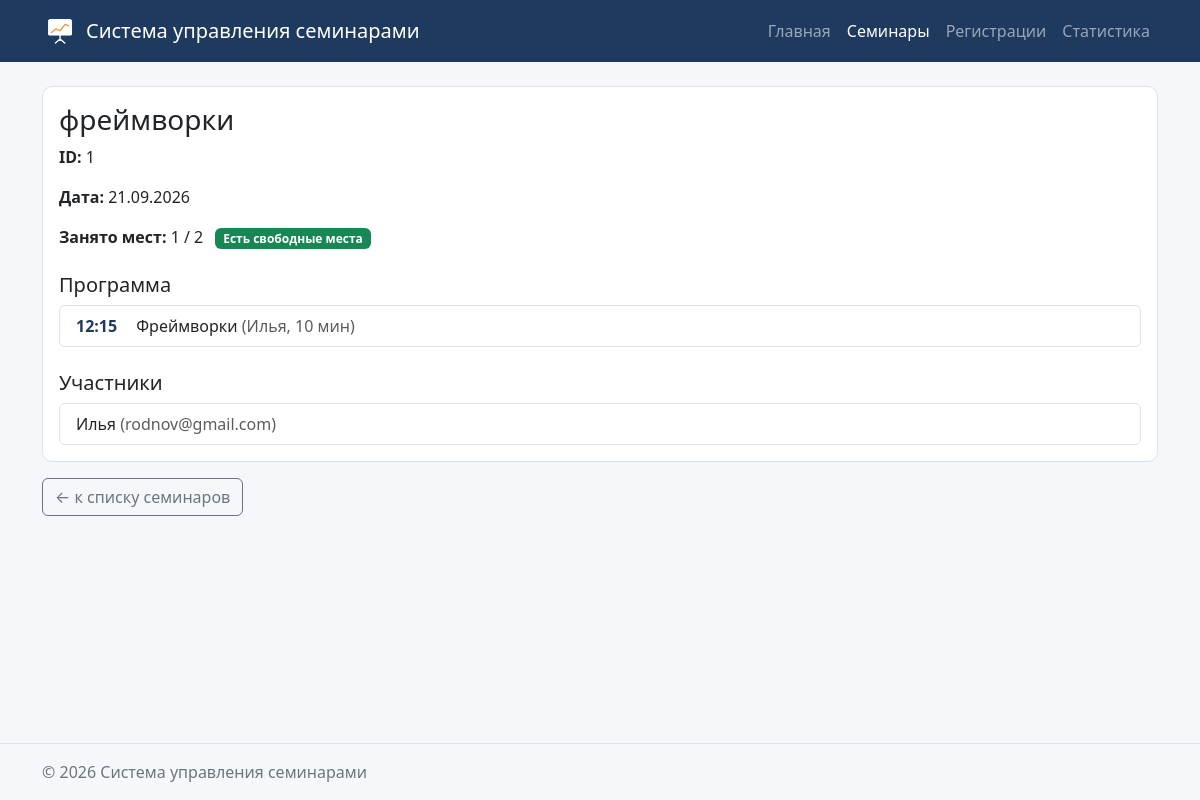
Screenshot of /seminars/1/ with the database file from the repository.
### seminars_app/views.py (the view)
# urls.py: path("<int:seminar_id>/", views.seminar_detail, name="detail"),
def seminar_detail(request: HttpRequest, seminar_id: int) -> HttpResponse:
    seminar = fetch_one(SEMINAR_DETAIL_SQL, (seminar_id,))
    context: Dict[str, Any] = {
        "seminar": seminar,
    }
    if seminar is not None:
        context["schedule"] = fetch_all(SCHEDULE_SQL, (seminar_id,))
        context["participants"] = fetch_all(
            SEMINAR_PARTICIPANTS_SQL, (seminar_id,)
        )
    return render(
        request,
        "seminars/seminar_detail.html",
        context,
        status=404 if seminar is None else 200,
    )

### db/database.py (called while the page is built)
def get_connection(db_path: Optional[PathLike] = None) -> sqlite3.Connection:
    conn = sqlite3.connect(db_path or DB_PATH)
    conn.row_factory = sqlite3.Row
    conn.execute("PRAGMA foreign_keys = ON")
    return conn

def fetch_all(
    sql: str, params: Sequence[object] = ()
) -> List[sqlite3.Row]:
    conn = get_connection()
    try:
        return conn.execute(sql, params).fetchall()
    finally:
        conn.close()

def fetch_one(
    sql: str, params: Sequence[object] = ()
) -> Optional[sqlite3.Row]:
    conn = get_connection()
    try:
        return conn.execute(sql, params).fetchone()
    finally:
        conn.close()

### seminars_app/templates/seminars/seminar_detail.html (shortened to what this page needs)
{% extends "base.html" %}
{% block content %}
    {% if seminar %}
        <div class="card seminar-card">
            <div class="card-body">
                <h1 class="card-title h3">{{ seminar.title|default:"Без названия" }}</h1>
                <p class="card-text"><strong>ID:</strong> {{ seminar.id }}</p>
                <p class="card-text">
                    <strong>Дата:</strong> {{ seminar.date_ru }}
                </p>
                <p class="card-text">
                    <strong>Занято мест:</strong>
                    {{ seminar.registered_count }} / {{ seminar.max_participants }}
                    {% if seminar.is_full %}
                        <span class="badge bg-danger ms-2">Мест нет</span>
                    {% else %}
                        <span class="badge bg-success ms-2">Есть свободные места</span>
                    {% endif %}
                </p>
                <h2 class="h5 mt-4">Программа</h2>
                <ul class="list-group">
                    {% for talk in schedule %}
                        <li class="list-group-item talk-item">
                            <span class="talk-time">{{ talk.start_time }}</span>
                            {{ talk.title }}
                            <span class="text-muted">
                                ({{ talk.speaker }}, {{ talk.duration_minutes }} мин)
                            </span>
                        </li>
                    {% empty %}
                        <li class="list-group-item">Доклады пока не добавлены.</li>
                    {% endfor %}
                </ul>
                <h2 class="h5 mt-4">Участники</h2>
                <ul class="list-group">
                    {% for participant in participants %}
                        <li class="list-group-item">
                            {{ participant.name }}
                            <span class="text-muted">({{ participant.email }})</span>
                        </li>
                    {% empty %}
                        <li class="list-group-item">Активных регистраций пока нет.</li>
                    {% endfor %}
                </ul>
            </div>
        </div>
    {% else %}
        <h1 class="text-danger">Семинар не найден</h1>
        <p>Семинар с указанным идентификатором отсутствует.</p>
    {% endif %}
    <a href="{% url 'seminars:list' %}" class="btn btn-outline-secondary mt-3">
        ← к списку семинаров
    </a>
{% endblock %}

### homepage/static/homepage/css/style.css (style rules this page uses)
body { min-height: 100vh; display: flex; flex-direction: column; background-color: #f5f7fb; }
.seminar-card { border: 1px solid #dde3ec; border-radius: 10px; }
.talk-time { display: inline-block; min-width: 3.5rem; font-weight: 600; color: #1f3a5f; }

### rows the page displays
talks: start_time "12:15", title "Фреймворки", speaker "Илья", duration_minutes "10"
participants: name "Илья", email "rodnov@gmail.com"

### other values shown
{{ seminar.title|default:"Без названия" }} "фреймворки"
{{ seminar.id }} "1"
{{ seminar.date_ru }} "21.09.2026"
{{ seminar.registered_count }} "1"
{{ seminar.max_participants }} "2"
